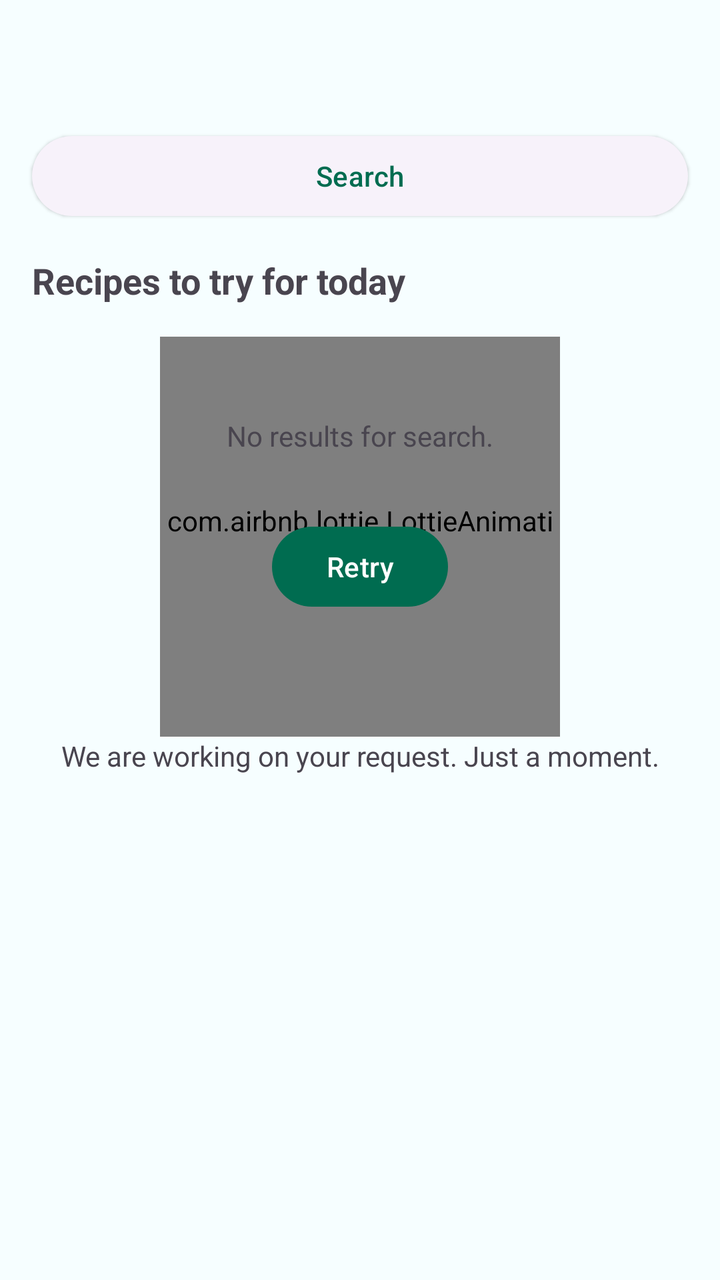
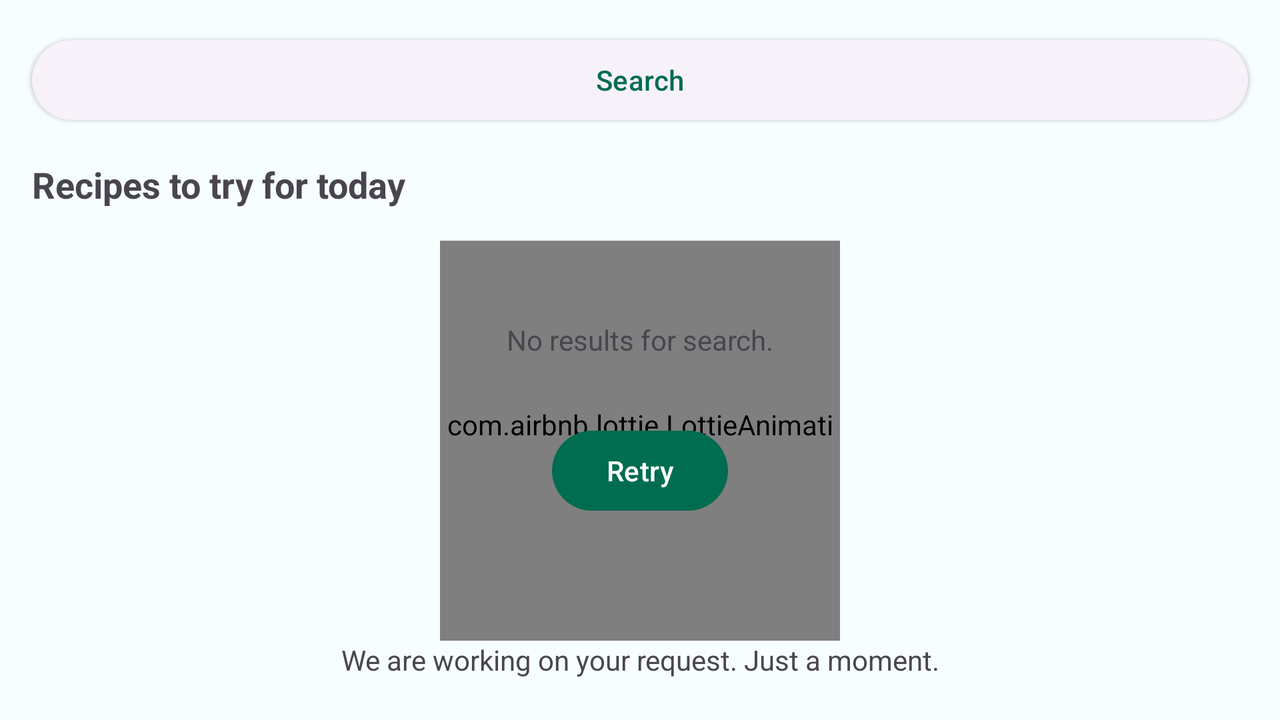

The same Android screen from two of the app's own layout files: first res/layout/ as a phone draws it, then the repository's variant for another configuration, drawn on a device whose configuration selects that folder. Both files follow.
<!-- AndroidManifest.xml: application theme Theme.RecipeApp -->
<!-- res/layout/fragment_home.xml -->
<?xml version="1.0" encoding="utf-8"?>
<androidx.coordinatorlayout.widget.CoordinatorLayout xmlns:android="http://schemas.android.com/apk/res/android"
    xmlns:app="http://schemas.android.com/apk/res-auto"
    xmlns:tools="http://schemas.android.com/tools"
    android:layout_width="match_parent"
    android:layout_height="match_parent">

    <com.google.android.material.appbar.AppBarLayout
        android:id="@+id/app_bar"
        android:layout_width="match_parent"
        android:layout_height="wrap_content">

        <com.google.android.material.appbar.MaterialToolbar
            android:id="@+id/toolbar"
            android:layout_width="match_parent"
            android:layout_height="wrap_content"
            app:layout_constraintTop_toTopOf="parent"
            tools:navigationIcon="@drawable/ic_menu" />

    </com.google.android.material.appbar.AppBarLayout>

    <androidx.core.widget.NestedScrollView
        android:layout_width="match_parent"
        android:layout_height="match_parent"
        app:layout_behavior="@string/appbar_scrolling_view_behavior">

        <include
            android:id="@+id/content"
            layout="@layout/content_home"
            android:layout_width="match_parent"
            android:layout_height="match_parent" />
    </androidx.core.widget.NestedScrollView>
</androidx.coordinatorlayout.widget.CoordinatorLayout>
<!-- res/layout/content_home.xml (included above) -->
<?xml version="1.0" encoding="utf-8"?>
<androidx.constraintlayout.widget.ConstraintLayout xmlns:android="http://schemas.android.com/apk/res/android"
    xmlns:app="http://schemas.android.com/apk/res-auto"
    xmlns:tools="http://schemas.android.com/tools"
    android:layout_width="match_parent"
    android:layout_height="match_parent">

    <com.google.android.material.button.MaterialButton
        android:id="@+id/search_button"
        style="@style/Widget.Material3.Button.ElevatedButton"
        android:layout_width="0dp"
        android:layout_height="wrap_content"
        android:layout_marginHorizontal="@dimen/spacing_normal"
        android:text="@string/search"
        app:icon="@drawable/ic_search"
        app:iconGravity="textStart"
        app:layout_constraintEnd_toEndOf="parent"
        app:layout_constraintStart_toStartOf="parent"
        app:layout_constraintTop_toTopOf="parent" />

    <com.google.android.material.textview.MaterialTextView
        android:id="@+id/list_title"
        android:layout_width="0dp"
        android:layout_height="wrap_content"
        android:padding="@dimen/spacing_normal"
        android:text="@string/random_recipe_list_title"
        android:textSize="18sp"
        android:textStyle="bold"
        app:layout_constraintEnd_toEndOf="parent"
        app:layout_constraintStart_toStartOf="parent"
        app:layout_constraintTop_toBottomOf="@id/search_button" />

    <include
        android:id="@+id/loading_placeholder"
        layout="@layout/view_loading"
        android:layout_width="wrap_content"
        android:layout_height="wrap_content"
        app:layout_constraintBottom_toBottomOf="parent"
        app:layout_constraintEnd_toEndOf="parent"
        app:layout_constraintStart_toStartOf="parent"
        app:layout_constraintTop_toBottomOf="@id/list_title" />


    <com.google.android.material.textview.MaterialTextView
        android:id="@+id/empty_placeholder"
        android:layout_width="0dp"
        android:layout_height="wrap_content"
        android:layout_margin="@dimen/spacing_normal"
        android:gravity="center"
        app:layout_constraintBottom_toTopOf="@id/retry_button"
        app:layout_constraintEnd_toEndOf="parent"
        app:layout_constraintStart_toStartOf="parent"
        app:layout_constraintTop_toBottomOf="@id/search_button"
        app:layout_constraintVertical_chainStyle="packed"
        tools:text="@string/search_empty_message" />

    <com.google.android.material.button.MaterialButton
        android:id="@+id/retry_button"
        android:layout_width="wrap_content"
        android:layout_height="wrap_content"
        android:layout_marginTop="@dimen/spacing_normal"
        android:text="@string/retry"
        app:layout_constraintBottom_toBottomOf="parent"
        app:layout_constraintEnd_toEndOf="parent"
        app:layout_constraintStart_toStartOf="parent"
        app:layout_constraintTop_toBottomOf="@id/empty_placeholder" />

    <androidx.recyclerview.widget.RecyclerView
        android:id="@+id/random_recipe_list"
        android:layout_width="match_parent"
        android:layout_height="wrap_content"
        android:clipToPadding="false"
        android:paddingHorizontal="@dimen/spacing_small"
        android:paddingBottom="@dimen/spacing_normal"
        app:layout_constraintEnd_toEndOf="parent"
        app:layout_constraintStart_toStartOf="parent"
        app:layout_constraintTop_toBottomOf="@id/list_title"
        tools:itemCount="2"
        tools:layoutManager="androidx.recyclerview.widget.LinearLayoutManager"
        tools:listitem="@layout/item_random_recipe_adapter" />
</androidx.constraintlayout.widget.ConstraintLayout>
<!-- res/layout/view_loading.xml (included above) -->
<?xml version="1.0" encoding="utf-8"?>
<androidx.constraintlayout.widget.ConstraintLayout xmlns:android="http://schemas.android.com/apk/res/android"
    xmlns:app="http://schemas.android.com/apk/res-auto"
    xmlns:tools="http://schemas.android.com/tools"
    android:id="@+id/loading_container"
    android:layout_width="wrap_content"
    android:layout_height="wrap_content">

    <com.airbnb.lottie.LottieAnimationView
        android:id="@+id/animation_view"
        android:layout_width="@dimen/loading_animation_size"
        android:layout_height="0dp"
        app:layout_constraintDimensionRatio="1:1"
        app:layout_constraintEnd_toEndOf="parent"
        app:layout_constraintStart_toStartOf="parent"
        app:layout_constraintTop_toTopOf="parent"
        app:lottie_autoPlay="true"
        app:lottie_loop="true"
        app:lottie_rawRes="@raw/loading_utensils"
        tools:background="?attr/colorTertiary" />

    <com.google.android.material.textview.MaterialTextView
        android:id="@+id/message"
        android:layout_width="wrap_content"
        android:layout_height="wrap_content"
        android:gravity="center"
        android:paddingHorizontal="@dimen/spacing_normal"
        android:text="@string/loading_message"
        app:layout_constraintEnd_toEndOf="parent"
        app:layout_constraintStart_toStartOf="parent"
        app:layout_constraintTop_toBottomOf="@id/animation_view" />

</androidx.constraintlayout.widget.ConstraintLayout>
<!-- res/layout/item_random_recipe_adapter.xml (included above) -->
<?xml version="1.0" encoding="utf-8"?>
<com.google.android.material.card.MaterialCardView xmlns:android="http://schemas.android.com/apk/res/android"
    xmlns:app="http://schemas.android.com/apk/res-auto"
    xmlns:tools="http://schemas.android.com/tools"
    style="@style/Widget.Material3.CardView.Elevated"
    android:layout_width="match_parent"
    android:layout_height="wrap_content"
    android:layout_marginHorizontal="@dimen/spacing_small"
    android:layout_marginVertical="@dimen/spacing_small"
    app:cardCornerRadius="16dp"
    tools:theme="@style/Theme.RecipeApp">

    <androidx.constraintlayout.widget.ConstraintLayout
        android:layout_width="match_parent"
        android:layout_height="match_parent">

        <ImageView
            android:layout_width="0dp"
            android:layout_height="0dp"
            android:contentDescription="@string/content_description_placeholder"
            android:padding="48dp"
            app:layout_constraintBottom_toTopOf="@id/info"
            app:layout_constraintEnd_toEndOf="parent"
            app:layout_constraintStart_toStartOf="parent"
            app:layout_constraintTop_toTopOf="parent"
            app:srcCompat="@drawable/placeholder_meal" />

        <ImageView
            android:id="@+id/image"
            android:layout_width="0dp"
            android:layout_height="0dp"
            android:contentDescription="@string/content_description_recipe"
            android:scaleType="centerCrop"
            app:layout_constraintBottom_toTopOf="@id/info"
            app:layout_constraintDimensionRatio="3:2"
            app:layout_constraintEnd_toEndOf="parent"
            app:layout_constraintStart_toStartOf="parent"
            app:layout_constraintTop_toTopOf="parent" />

        <androidx.constraintlayout.widget.ConstraintLayout
            android:id="@+id/info"
            android:layout_width="match_parent"
            android:layout_height="wrap_content"
            android:padding="@dimen/spacing_normal"
            app:layout_constraintBottom_toBottomOf="parent">

            <com.google.android.material.textview.MaterialTextView
                android:id="@+id/title"
                android:layout_width="match_parent"
                android:layout_height="wrap_content"
                android:ellipsize="end"
                android:lines="1"
                android:textColor="?attr/colorOnPrimaryContainer"
                android:textSize="20sp"
                app:layout_constraintEnd_toEndOf="parent"
                app:layout_constraintStart_toStartOf="parent"
                app:layout_constraintTop_toTopOf="parent"
                tools:text="Spring Salad Salad Salad" />

            <com.google.android.material.textview.MaterialTextView
                android:id="@+id/ingredients"
                android:layout_width="wrap_content"
                android:layout_height="wrap_content"
                android:layout_marginTop="@dimen/spacing_small"
                android:textColor="?attr/colorOnPrimaryContainer"
                app:layout_constraintBottom_toBottomOf="parent"
                app:layout_constraintStart_toStartOf="parent"
                app:layout_constraintTop_toBottomOf="@id/title"
                tools:text="12 ingredients" />

            <com.google.android.material.textview.MaterialTextView
                android:id="@+id/time"
                android:layout_width="wrap_content"
                android:layout_height="wrap_content"
                android:layout_marginStart="@dimen/spacing_normal"
                android:textColor="?attr/colorOnPrimaryContainer"
                app:layout_constraintBaseline_toBaselineOf="@id/ingredients"
                app:layout_constraintEnd_toEndOf="parent"
                app:layout_constraintHorizontal_bias="0"
                app:layout_constraintStart_toEndOf="@id/ingredients"
                tools:text="40 Min" />
        </androidx.constraintlayout.widget.ConstraintLayout>
    </androidx.constraintlayout.widget.ConstraintLayout>
</com.google.android.material.card.MaterialCardView>
<!-- resources referenced by this layout -->
<resources>
  <dimen name="loading_animation_size">200dp</dimen>
  <dimen name="spacing_normal">16dp</dimen>
  <dimen name="spacing_small">8dp</dimen>
  <string name="content_description_placeholder">Placeholder</string>
  <string name="content_description_recipe">Recipe</string>
  <string name="loading_message">We are working on your request. Just a moment.</string>
  <string name="random_recipe_list_title">Recipes to try for today</string>
  <string name="retry">Retry</string>
  <string name="search">Search</string>
  <string name="search_empty_message">No results for search.</string>
  <style name="Theme.RecipeApp" parent="Base.Theme.RecipeApp">
  
      </style>
  <color name="md_theme_light_primary">#006C50</color>
  <color name="md_theme_light_onPrimary">#FFFFFF</color>
  <color name="md_theme_light_primaryContainer">#72FACA</color>
  <color name="md_theme_light_onPrimaryContainer">#002116</color>
  <color name="md_theme_light_secondary">#4C6359</color>
  <color name="md_theme_light_onSecondary">#FFFFFF</color>
  <color name="md_theme_light_secondaryContainer">#CEE9DB</color>
  <color name="md_theme_light_onSecondaryContainer">#082017</color>
  <color name="md_theme_light_tertiary">#3F6375</color>
  <color name="md_theme_light_onTertiary">#FFFFFF</color>
  <color name="md_theme_light_tertiaryContainer">#C2E8FD</color>
  <color name="md_theme_light_onTertiaryContainer">#001F2A</color>
  <color name="md_theme_light_error">#BA1A1A</color>
  <color name="md_theme_light_errorContainer">#FFDAD6</color>
  <color name="md_theme_light_onError">#FFFFFF</color>
  <color name="md_theme_light_onErrorContainer">#410002</color>
  <color name="md_theme_light_background">#F6FEFF</color>
  <color name="md_theme_light_onBackground">#001F24</color>
  <color name="md_theme_light_surface">#F6FEFF</color>
  <color name="md_theme_light_onSurface">#001F24</color>
  <color name="md_theme_light_surfaceVariant">#DBE5DE</color>
  <color name="md_theme_light_onSurfaceVariant">#404944</color>
  <color name="md_theme_light_outline">#707974</color>
  <color name="md_theme_light_inverseOnSurface">#D0F8FF</color>
  <color name="md_theme_light_inverseSurface">#00363D</color>
  <color name="md_theme_light_surfaceTint">#006C50</color>
  <color name="md_theme_light_inversePrimary">#52DDAF</color>
</resources>
<!-- res/layout-w600dp/fragment_home.xml (the repository's variant of the layout above) -->
<!-- drawn on the phone turned sideways -->
<?xml version="1.0" encoding="utf-8"?>
<androidx.coordinatorlayout.widget.CoordinatorLayout xmlns:android="http://schemas.android.com/apk/res/android"
    android:layout_width="match_parent"
    android:layout_height="match_parent">

    <androidx.core.widget.NestedScrollView
        android:paddingTop="@dimen/spacing_normal"
        android:layout_width="match_parent"
        android:layout_height="match_parent">

        <include
            android:id="@+id/content"
            layout="@layout/content_home"
            android:layout_width="match_parent"
            android:layout_height="match_parent" />
    </androidx.core.widget.NestedScrollView>

</androidx.coordinatorlayout.widget.CoordinatorLayout>
<!-- resources referenced by the variant -->
<!-- as the phone turned sideways resolves them -->
<resources>
  <!-- from res/values-w600dp/ -->
  <dimen name="loading_animation_size">200dp</dimen>
  <dimen name="spacing_normal">16dp</dimen>
  <dimen name="spacing_small">8dp</dimen>
  <string name="content_description_placeholder">Placeholder</string>
  <string name="content_description_recipe">Recipe</string>
  <string name="loading_message">We are working on your request. Just a moment.</string>
  <string name="random_recipe_list_title">Recipes to try for today</string>
  <string name="retry">Retry</string>
  <string name="search">Search</string>
  <string name="search_empty_message">No results for search.</string>
  <style name="Theme.RecipeApp" parent="Base.Theme.RecipeApp">
  
      </style>
  <color name="md_theme_light_primary">#006C50</color>
  <color name="md_theme_light_onPrimary">#FFFFFF</color>
  <color name="md_theme_light_primaryContainer">#72FACA</color>
  <color name="md_theme_light_onPrimaryContainer">#002116</color>
  <color name="md_theme_light_secondary">#4C6359</color>
  <color name="md_theme_light_onSecondary">#FFFFFF</color>
  <color name="md_theme_light_secondaryContainer">#CEE9DB</color>
  <color name="md_theme_light_onSecondaryContainer">#082017</color>
  <color name="md_theme_light_tertiary">#3F6375</color>
  <color name="md_theme_light_onTertiary">#FFFFFF</color>
  <color name="md_theme_light_tertiaryContainer">#C2E8FD</color>
  <color name="md_theme_light_onTertiaryContainer">#001F2A</color>
  <color name="md_theme_light_error">#BA1A1A</color>
  <color name="md_theme_light_errorContainer">#FFDAD6</color>
  <color name="md_theme_light_onError">#FFFFFF</color>
  <color name="md_theme_light_onErrorContainer">#410002</color>
  <color name="md_theme_light_background">#F6FEFF</color>
  <color name="md_theme_light_onBackground">#001F24</color>
  <color name="md_theme_light_surface">#F6FEFF</color>
  <color name="md_theme_light_onSurface">#001F24</color>
  <color name="md_theme_light_surfaceVariant">#DBE5DE</color>
  <color name="md_theme_light_onSurfaceVariant">#404944</color>
  <color name="md_theme_light_outline">#707974</color>
  <color name="md_theme_light_inverseOnSurface">#D0F8FF</color>
  <color name="md_theme_light_inverseSurface">#00363D</color>
  <color name="md_theme_light_surfaceTint">#006C50</color>
  <color name="md_theme_light_inversePrimary">#52DDAF</color>
</resources>
